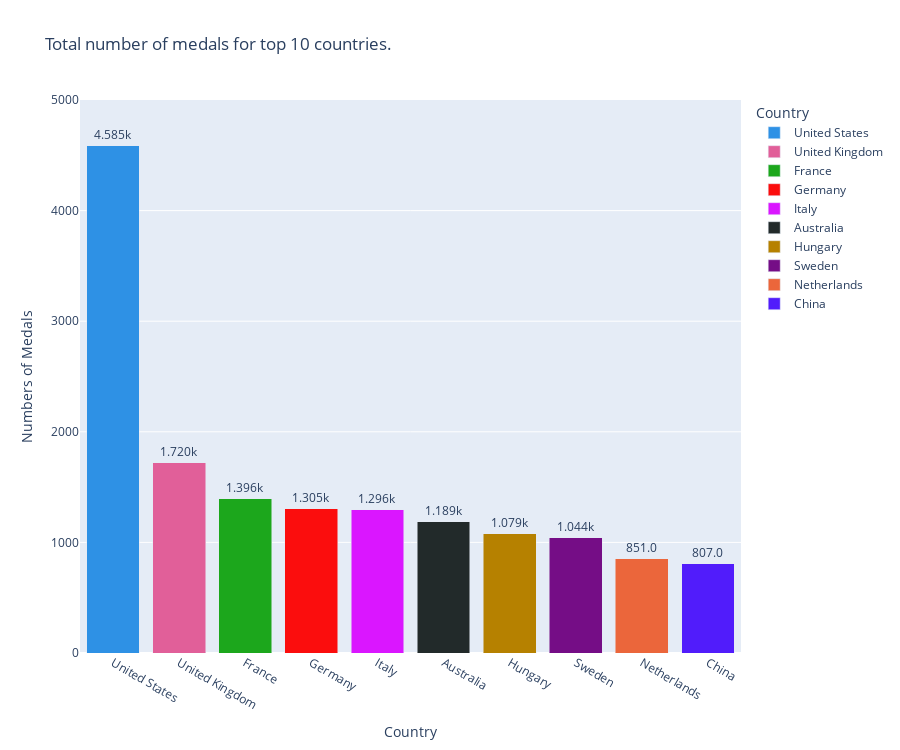

Notebook code for this chart:
### Code cell
fig =px.bar(Numbers_of_Medal_by_country, 
y = 'Numbers_of_Medal',
x = 'Country' , 
color='Country',
barmode='stack' ,
title= 'Total number of medals for top 10 countries.' , 
labels={'Numbers_of_Medal':"Numbers of Medals"} ,
text='Numbers_of_Medal' ,
hover_name='Country',
range_y=[0,5000],
orientation="v" ,
color_discrete_sequence=px.colors.qualitative.Dark24,
height=750
)
fig.update_traces(texttemplate = '%{text:.4s}' , textposition = 'outside')

### Figure 1 — Plotly figure (JSON) as saved in the notebook; plotly's stock layout.template omitted (floating-point values rounded to 4 significant figures)
{"data": [{"alignmentgroup": "True", "hovertemplate": "<b>%{hovertext}</b><br><br>Country=%{x}<br>Numbers of Medals=%{text}<extra></extra>", "hovertext": ["United States"], "legendgroup": "United States", "marker": {"color": "#2E91E5", "pattern": {"shape": ""}}, "name": "United States", "offsetgroup": "United States", "orientation": "v", "showlegend": true, "text": [4585], "textposition": "outside", "texttemplate": "%{text:.4s}", "type": "bar", "x": ["United States"], "xaxis": "x", "y": [4585], "yaxis": "y"}, {"alignmentgroup": "True", "hovertemplate": "<b>%{hovertext}</b><br><br>Country=%{x}<br>Numbers of Medals=%{text}<extra></extra>", "hovertext": ["United Kingdom"], "legendgroup": "United Kingdom", "marker": {"color": "#E15F99", "pattern": {"shape": ""}}, "name": "United Kingdom", "offsetgroup": "United Kingdom", "orientation": "v", "showlegend": true, "text": [1720], "textposition": "outside", "texttemplate": "%{text:.4s}", "type": "bar", "x": ["United Kingdom"], "xaxis": "x", "y": [1720], "yaxis": "y"}, {"alignmentgroup": "True", "hovertemplate": "<b>%{hovertext}</b><br><br>Country=%{x}<br>Numbers of Medals=%{text}<extra></extra>", "hovertext": ["France"], "legendgroup": "France", "marker": {"color": "#1CA71C", "pattern": {"shape": ""}}, "name": "France", "offsetgroup": "France", "orientation": "v", "showlegend": true, "text": [1396], "textposition": "outside", "texttemplate": "%{text:.4s}", "type": "bar", "x": ["France"], "xaxis": "x", "y": [1396], "yaxis": "y"}, {"alignmentgroup": "True", "hovertemplate": "<b>%{hovertext}</b><br><br>Country=%{x}<br>Numbers of Medals=%{text}<extra></extra>", "hovertext": ["Germany"], "legendgroup": "Germany", "marker": {"color": "#FB0D0D", "pattern": {"shape": ""}}, "name": "Germany", "offsetgroup": "Germany", "orientation": "v", "showlegend": true, "text": [1305], "textposition": "outside", "texttemplate": "%{text:.4s}", "type": "bar", "x": ["Germany"], "xaxis": "x", "y": [1305], "yaxis": "y"}, {"alignmentgroup": "True", "hovertemplate": "<b>%{hovertext}</b><br><br>Country=%{x}<br>Numbers of Medals=%{text}<extra></extra>", "hovertext": ["Italy"], "legendgroup": "Italy", "marker": {"color": "#DA16FF", "pattern": {"shape": ""}}, "name": "Italy", "offsetgroup": "Italy", "orientation": "v", "showlegend": true, "text": [1296], "textposition": "outside", "texttemplate": "%{text:.4s}", "type": "bar", "x": ["Italy"], "xaxis": "x", "y": [1296], "yaxis": "y"}, {"alignmentgroup": "True", "hovertemplate": "<b>%{hovertext}</b><br><br>Country=%{x}<br>Numbers of Medals=%{text}<extra></extra>", "hovertext": ["Australia"], "legendgroup": "Australia", "marker": {"color": "#222A2A", "pattern": {"shape": ""}}, "name": "Australia", "offsetgroup": "Australia", "orientation": "v", "showlegend": true, "text": [1189], "textposition": "outside", "texttemplate": "%{text:.4s}", "type": "bar", "x": ["Australia"], "xaxis": "x", "y": [1189], "yaxis": "y"}, {"alignmentgroup": "True", "hovertemplate": "<b>%{hovertext}</b><br><br>Country=%{x}<br>Numbers of Medals=%{text}<extra></extra>", "hovertext": ["Hungary"], "legendgroup": "Hungary", "marker": {"color": "#B68100", "pattern": {"shape": ""}}, "name": "Hungary", "offsetgroup": "Hungary", "orientation": "v", "showlegend": true, "text": [1079], "textposition": "outside", "texttemplate": "%{text:.4s}", "type": "bar", "x": ["Hungary"], "xaxis": "x", "y": [1079], "yaxis": "y"}, {"alignmentgroup": "True", "hovertemplate": "<b>%{hovertext}</b><br><br>Country=%{x}<br>Numbers of Medals=%{text}<extra></extra>", "hovertext": ["Sweden"], "legendgroup": "Sweden", "marker": {"color": "#750D86", "pattern": {"shape": ""}}, "name": "Sweden", "offsetgroup": "Sweden", "orientation": "v", "showlegend": true, "text": [1044], "textposition": "outside", "texttemplate": "%{text:.4s}", "type": "bar", "x": ["Sweden"], "xaxis": "x", "y": [1044], "yaxis": "y"}, {"alignmentgroup": "True", "hovertemplate": "<b>%{hovertext}</b><br><br>Country=%{x}<br>Numbers of Medals=%{text}<extra></extra>", "hovertext": ["Netherlands"], "legendgroup": "Netherlands", "marker": {"color": "#EB663B", "pattern": {"shape": ""}}, "name": "Netherlands", "offsetgroup": "Netherlands", "orientation": "v", "showlegend": true, "text": [851], "textposition": "outside", "texttemplate": "%{text:.4s}", "type": "bar", "x": ["Netherlands"], "xaxis": "x", "y": [851], "yaxis": "y"}, {"alignmentgroup": "True", "hovertemplate": "<b>%{hovertext}</b><br><br>Country=%{x}<br>Numbers of Medals=%{text}<extra></extra>", "hovertext": ["China"], "legendgroup": "China", "marker": {"color": "#511CFB", "pattern": {"shape": ""}}, "name": "China", "offsetgroup": "China", "orientation": "v", "showlegend": true, "text": [807], "textposition": "outside", "texttemplate": "%{text:.4s}", "type": "bar", "x": ["China"], "xaxis": "x", "y": [807], "yaxis": "y"}], "layout": {"barmode": "stack", "height": 750, "legend": {"title": {"text": "Country"}, "tracegroupgap": 0}, "title": {"text": "Total number of medals for top 10 countries."}, "xaxis": {"anchor": "y", "categoryarray": ["United States", "United Kingdom", "France", "Germany", "Italy", "Australia", "Hungary", "Sweden", "Netherlands", "China"], "categoryorder": "array", "domain": [0, 1], "title": {"text": "Country"}}, "yaxis": {"anchor": "x", "domain": [0, 1], "range": [0, 5000], "title": {"text": "Numbers of Medals"}}}}
